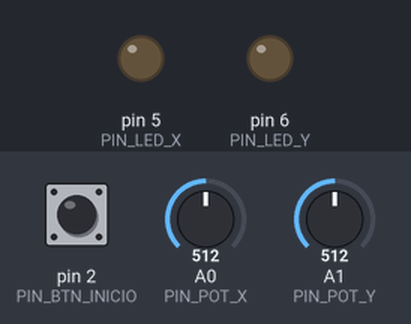
This sketch was run on a simulated Arduino Uno, built with avr-gcc and run on an emulated ATmega328P. Shown: output pins drawn as LEDs (lit = HIGH). Dashed ring = blinking. Inputs (shaded band) come from the test bench; at power-on: pin 2 (PIN_BTN_INICIO) HIGH, A0 (PIN_POT_X) = 512, A1 (PIN_POT_Y) = 512.

Above: at 1.0 s.
At 2.2 s:
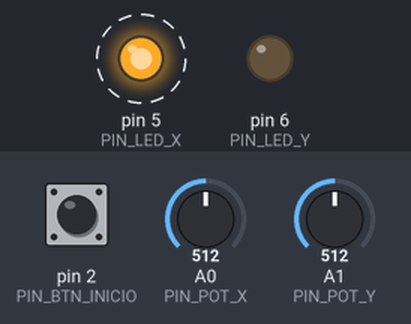
Timing chart, 0 to 3.0 s (numbered marks = the images above):
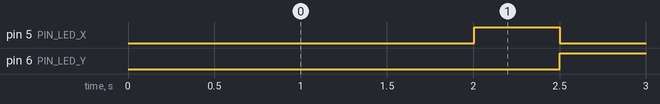

The sketch:

Esclavo.ino
```cpp
/**
 * ============================================================================
 * CIN-212 Hardware Digital - Universidad de Valparaiso
 * Tarea 3: Modulo Esclavo (Joystick y Retroalimentacion Luminosa)
 * Integrantes: Walter Valencia / Lucas Marchant
 * ============================================================================
 */
#include <SoftwareSerial.h>

//Definiciones
const uint8_t PIN_POT_X      = A0;
const uint8_t PIN_POT_Y      = A1;
const uint8_t PIN_BTN_INICIO = 2;
const uint8_t PIN_LED_X      = 5;
const uint8_t PIN_LED_Y      = 6;
const uint8_t PIN_RX_LINK    = 10;
const uint8_t PIN_TX_LINK    = 11;

SoftwareSerial enlaceMaestro(PIN_RX_LINK, PIN_TX_LINK);

//Constantes
const unsigned long INTERVALO_ENVIO_MS = 40;
const unsigned long TIEMPO_ANTIRREBOTE = 40;
const unsigned long TIMEOUT_ENLACE_MS  = 2000;

const uint8_t PWM_FRIO     = 0;
const uint8_t PWM_TIBIO    = 20;
const uint8_t PWM_CALIENTE = 80;
const uint8_t PWM_AQUI     = 255;

//Variables
uint8_t coordX = 0;
uint8_t coordY = 0;
uint8_t nivelX = 0;
uint8_t nivelY = 0;
char estadoJuego = 'I';

unsigned long ultimoEnvio = 0;
unsigned long ultimoMensajeRecibido = 0;
bool enlacePerdido = false;

int estadoAnteriorBtn = HIGH;
int estadoEstableBtn  = HIGH;
unsigned long tiempoUltimoRebote = 0;

//Funciones
void inicializarHardware();
void leerPulsadorInicio();
void muestrearPotenciometros();
uint8_t procesarCanalADC(uint8_t pinAnalogico);
void transmitirCoordenadas();
void recibirRespuestaMaestro();
void actualizarLeds();
void animarPerdidaEnlace();
uint8_t mapearPWM(uint8_t nivel);

void setup() {
  inicializarHardware();
}

void loop() {
  unsigned long tiempoActual = millis();
  leerPulsadorInicio();
  if (tiempoActual - ultimoEnvio >= INTERVALO_ENVIO_MS) {
    ultimoEnvio = tiempoActual;
    muestrearPotenciometros();
    transmitirCoordenadas();
  }

  recibirRespuestaMaestro();
  if (tiempoActual - ultimoMensajeRecibido > TIMEOUT_ENLACE_MS) {
    enlacePerdido = true;
    animarPerdidaEnlace();
  } else {
    enlacePerdido = false;
    actualizarLeds();
  }
}

void inicializarHardware() {
  pinMode(PIN_BTN_INICIO, INPUT_PULLUP);
  pinMode(PIN_LED_X, OUTPUT);
  pinMode(PIN_LED_Y, OUTPUT);

  analogWrite(PIN_LED_X, 0);
  analogWrite(PIN_LED_Y, 0);

  Serial.begin(9600);
  enlaceMaestro.begin(9600);
  ultimoMensajeRecibido = millis();
}

void leerPulsadorInicio() {
  int lectura = digitalRead(PIN_BTN_INICIO);

  if (lectura != estadoAnteriorBtn) {
    tiempoUltimoRebote = millis();
  }

  if ((millis() - tiempoUltimoRebote) > TIEMPO_ANTIRREBOTE) {
    if (lectura != estadoEstableBtn) {
      estadoEstableBtn = lectura;
      if (estadoEstableBtn == LOW) {
        enlaceMaestro.write((uint8_t)0xFF);
      }
    }
  }
  estadoAnteriorBtn = lectura;
}

uint8_t procesarCanalADC(uint8_t pinAnalogico) {
  analogRead(pinAnalogico);
  delayMicroseconds(100);
  long acumulador = 0;
  for (uint8_t i = 0; i < 4; i++) {
    acumulador += analogRead(pinAnalogico);
    delayMicroseconds(50);
  }
  long promedio = acumulador / 4;
  long mapeado = (promedio * 100L) / 1023L;
  return (uint8_t)constrain(mapeado, 0, 100);
}

void muestrearPotenciometros() {
  coordX = procesarCanalADC(PIN_POT_X);
  coordY = procesarCanalADC(PIN_POT_Y);
}

void transmitirCoordenadas() {
  enlaceMaestro.write(coordX);
  enlaceMaestro.write((uint8_t)(coordY + 128));
}

void recibirRespuestaMaestro() {
  while (enlaceMaestro.available() > 0) {
    uint8_t dato = enlaceMaestro.read();
    ultimoMensajeRecibido = millis();

    if (dato == 0x00) {
      estadoJuego = 'I';
      nivelX = 0;
      nivelY = 0;
    } else if (dato == 0x01) {
      estadoJuego = 'V';
    } else if (dato == 0x02) {
      estadoJuego = 'D';
    } else if ((dato & 0xF0) == 0x10) {
      estadoJuego = 'J';
      nivelX = (dato >> 2) & 0x03;
      nivelY = dato & 0x03;
    }
  }
}

uint8_t mapearPWM(uint8_t nivel) {
  switch (nivel) {
    case 0: return PWM_FRIO;
    case 1: return PWM_TIBIO;
    case 2: return PWM_CALIENTE;
    case 3: return PWM_AQUI;
    default: return 0;
  }
}

void actualizarLeds() {
  if (estadoJuego == 'I' || estadoJuego == 'D') {
    analogWrite(PIN_LED_X, 0);
    analogWrite(PIN_LED_Y, 0);
  } else if (estadoJuego == 'J') {
    analogWrite(PIN_LED_X, mapearPWM(nivelX));
    analogWrite(PIN_LED_Y, mapearPWM(nivelY));
  } else if (estadoJuego == 'V') {
    bool encendido = ((millis() / 250) % 2) == 0;
    analogWrite(PIN_LED_X, encendido ? 255 : 0);
    analogWrite(PIN_LED_Y, encendido ? 255 : 0);
  }
}

void animarPerdidaEnlace() {
  bool alternar = ((millis() / 500) % 2) == 0;
  analogWrite(PIN_LED_X, alternar ? 255 : 0);
  analogWrite(PIN_LED_Y, alternar ? 0 : 255);
}
```

Measured:
- by itself, pin 5 (PIN_LED_X), pin 6 (PIN_LED_Y): alternates HIGH for 0.50 s and LOW for 0.50 s
